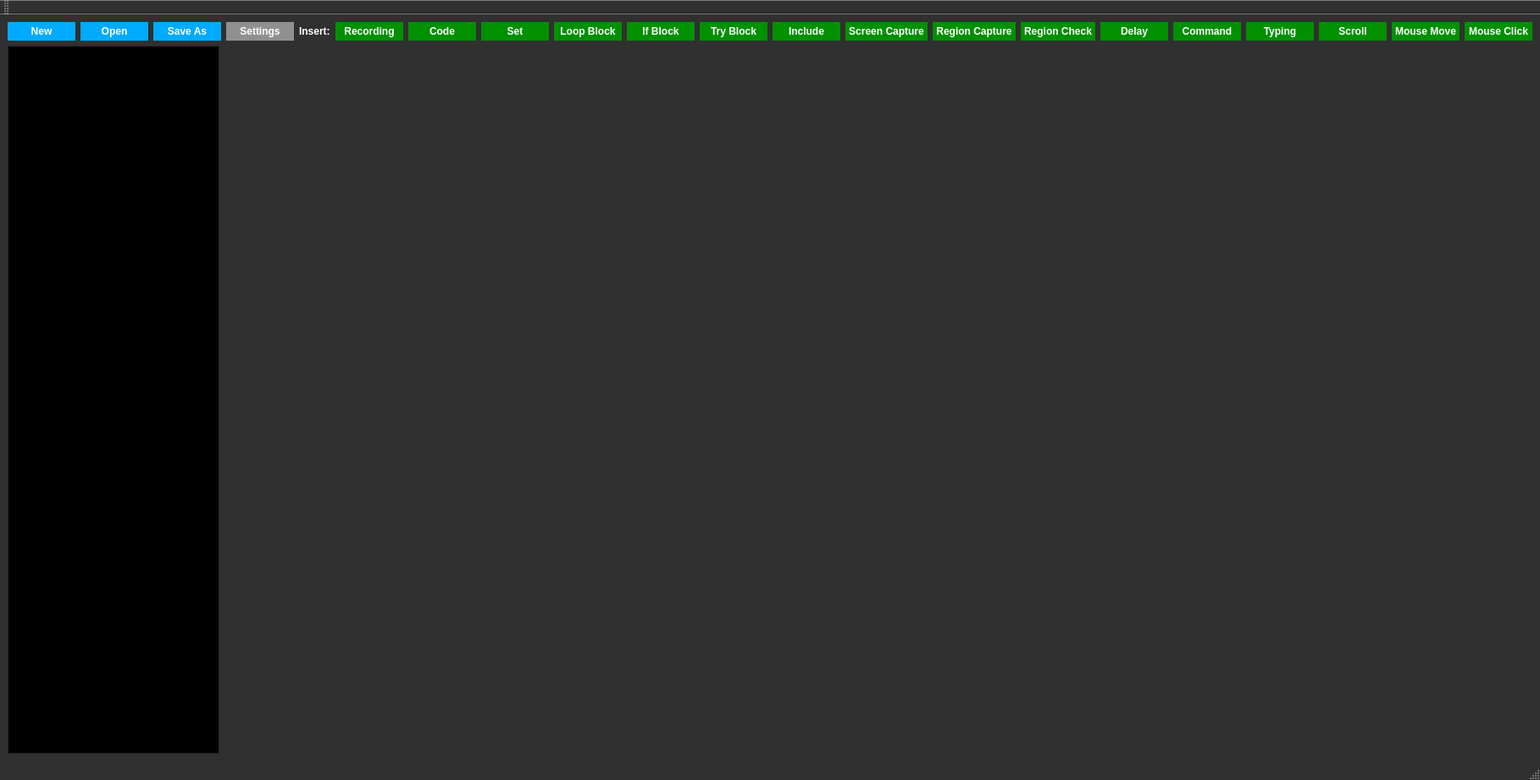
<?xml version="1.0" encoding="UTF-8"?>
<ui version="4.0">
 <class>MainWindow</class>
 <widget class="QMainWindow" name="MainWindow">
  <property name="geometry">
   <rect>
    <x>0</x>
    <y>0</y>
    <width>1797</width>
    <height>921</height>
   </rect>
  </property>
  <property name="palette">
   <palette>
    <active>
     <colorrole role="WindowText">
      <brush brushstyle="SolidPattern">
       <color alpha="255">
        <red>255</red>
        <green>255</green>
        <blue>255</blue>
       </color>
      </brush>
     </colorrole>
     <colorrole role="Button">
      <brush brushstyle="SolidPattern">
       <color alpha="255">
        <red>48</red>
        <green>48</green>
        <blue>48</blue>
       </color>
      </brush>
     </colorrole>
     <colorrole role="Light">
      <brush brushstyle="SolidPattern">
       <color alpha="255">
        <red>72</red>
        <green>72</green>
        <blue>72</blue>
       </color>
      </brush>
     </colorrole>
     <colorrole role="Midlight">
      <brush brushstyle="SolidPattern">
       <color alpha="255">
        <red>60</red>
        <green>60</green>
        <blue>60</blue>
       </color>
      </brush>
     </colorrole>
     <colorrole role="Dark">
      <brush brushstyle="SolidPattern">
       <color alpha="255">
        <red>24</red>
        <green>24</green>
        <blue>24</blue>
       </color>
      </brush>
     </colorrole>
     <colorrole role="Mid">
      <brush brushstyle="SolidPattern">
       <color alpha="255">
        <red>32</red>
        <green>32</green>
        <blue>32</blue>
       </color>
      </brush>
     </colorrole>
     <colorrole role="Text">
      <brush brushstyle="SolidPattern">
       <color alpha="255">
        <red>255</red>
        <green>255</green>
        <blue>255</blue>
       </color>
      </brush>
     </colorrole>
     <colorrole role="ButtonText">
      <brush brushstyle="SolidPattern">
       <color alpha="255">
        <red>255</red>
        <green>255</green>
        <blue>255</blue>
       </color>
      </brush>
     </colorrole>
     <colorrole role="Base">
      <brush brushstyle="SolidPattern">
       <color alpha="255">
        <red>0</red>
        <green>0</green>
        <blue>0</blue>
       </color>
      </brush>
     </colorrole>
     <colorrole role="Window">
      <brush brushstyle="SolidPattern">
       <color alpha="255">
        <red>48</red>
        <green>48</green>
        <blue>48</blue>
       </color>
      </brush>
     </colorrole>
     <colorrole role="Shadow">
      <brush brushstyle="SolidPattern">
       <color alpha="255">
        <red>0</red>
        <green>0</green>
        <blue>0</blue>
       </color>
      </brush>
     </colorrole>
     <colorrole role="Highlight">
      <brush brushstyle="SolidPattern">
       <color alpha="255">
        <red>97</red>
        <green>113</green>
        <blue>180</blue>
       </color>
      </brush>
     </colorrole>
     <colorrole role="Link">
      <brush brushstyle="SolidPattern">
       <color alpha="255">
        <red>97</red>
        <green>113</green>
        <blue>180</blue>
       </color>
      </brush>
     </colorrole>
     <colorrole role="LinkVisited">
      <brush brushstyle="SolidPattern">
       <color alpha="255">
        <red>17</red>
        <green>20</green>
        <blue>78</blue>
       </color>
      </brush>
     </colorrole>
     <colorrole role="AlternateBase">
      <brush brushstyle="SolidPattern">
       <color alpha="255">
        <red>24</red>
        <green>24</green>
        <blue>24</blue>
       </color>
      </brush>
     </colorrole>
     <colorrole role="ToolTipBase">
      <brush brushstyle="SolidPattern">
       <color alpha="255">
        <red>245</red>
        <green>245</green>
        <blue>245</blue>
       </color>
      </brush>
     </colorrole>
    </active>
    <inactive>
     <colorrole role="WindowText">
      <brush brushstyle="SolidPattern">
       <color alpha="255">
        <red>255</red>
        <green>255</green>
        <blue>255</blue>
       </color>
      </brush>
     </colorrole>
     <colorrole role="Button">
      <brush brushstyle="SolidPattern">
       <color alpha="255">
        <red>48</red>
        <green>48</green>
        <blue>48</blue>
       </color>
      </brush>
     </colorrole>
     <colorrole role="Light">
      <brush brushstyle="SolidPattern">
       <color alpha="255">
        <red>72</red>
        <green>72</green>
        <blue>72</blue>
       </color>
      </brush>
     </colorrole>
     <colorrole role="Midlight">
      <brush brushstyle="SolidPattern">
       <color alpha="255">
        <red>60</red>
        <green>60</green>
        <blue>60</blue>
       </color>
      </brush>
     </colorrole>
     <colorrole role="Dark">
      <brush brushstyle="SolidPattern">
       <color alpha="255">
        <red>24</red>
        <green>24</green>
        <blue>24</blue>
       </color>
      </brush>
     </colorrole>
     <colorrole role="Mid">
      <brush brushstyle="SolidPattern">
       <color alpha="255">
        <red>32</red>
        <green>32</green>
        <blue>32</blue>
       </color>
      </brush>
     </colorrole>
     <colorrole role="Text">
      <brush brushstyle="SolidPattern">
       <color alpha="255">
        <red>255</red>
        <green>255</green>
        <blue>255</blue>
       </color>
      </brush>
     </colorrole>
     <colorrole role="ButtonText">
      <brush brushstyle="SolidPattern">
       <color alpha="255">
        <red>255</red>
        <green>255</green>
        <blue>255</blue>
       </color>
      </brush>
     </colorrole>
     <colorrole role="Base">
      <brush brushstyle="SolidPattern">
       <color alpha="255">
        <red>0</red>
        <green>0</green>
        <blue>0</blue>
       </color>
      </brush>
     </colorrole>
     <colorrole role="Window">
      <brush brushstyle="SolidPattern">
       <color alpha="255">
        <red>48</red>
        <green>48</green>
        <blue>48</blue>
       </color>
      </brush>
     </colorrole>
     <colorrole role="Shadow">
      <brush brushstyle="SolidPattern">
       <color alpha="255">
        <red>0</red>
        <green>0</green>
        <blue>0</blue>
       </color>
      </brush>
     </colorrole>
     <colorrole role="Highlight">
      <brush brushstyle="SolidPattern">
       <color alpha="255">
        <red>97</red>
        <green>113</green>
        <blue>180</blue>
       </color>
      </brush>
     </colorrole>
     <colorrole role="Link">
      <brush brushstyle="SolidPattern">
       <color alpha="255">
        <red>97</red>
        <green>113</green>
        <blue>180</blue>
       </color>
      </brush>
     </colorrole>
     <colorrole role="LinkVisited">
      <brush brushstyle="SolidPattern">
       <color alpha="255">
        <red>17</red>
        <green>20</green>
        <blue>78</blue>
       </color>
      </brush>
     </colorrole>
     <colorrole role="AlternateBase">
      <brush brushstyle="SolidPattern">
       <color alpha="255">
        <red>24</red>
        <green>24</green>
        <blue>24</blue>
       </color>
      </brush>
     </colorrole>
     <colorrole role="ToolTipBase">
      <brush brushstyle="SolidPattern">
       <color alpha="255">
        <red>245</red>
        <green>245</green>
        <blue>245</blue>
       </color>
      </brush>
     </colorrole>
    </inactive>
    <disabled>
     <colorrole role="WindowText">
      <brush brushstyle="SolidPattern">
       <color alpha="255">
        <red>24</red>
        <green>24</green>
        <blue>24</blue>
       </color>
      </brush>
     </colorrole>
     <colorrole role="Button">
      <brush brushstyle="SolidPattern">
       <color alpha="255">
        <red>48</red>
        <green>48</green>
        <blue>48</blue>
       </color>
      </brush>
     </colorrole>
     <colorrole role="Light">
      <brush brushstyle="SolidPattern">
       <color alpha="255">
        <red>72</red>
        <green>72</green>
        <blue>72</blue>
       </color>
      </brush>
     </colorrole>
     <colorrole role="Midlight">
      <brush brushstyle="SolidPattern">
       <color alpha="255">
        <red>60</red>
        <green>60</green>
        <blue>60</blue>
       </color>
      </brush>
     </colorrole>
     <colorrole role="Dark">
      <brush brushstyle="SolidPattern">
       <color alpha="255">
        <red>24</red>
        <green>24</green>
        <blue>24</blue>
       </color>
      </brush>
     </colorrole>
     <colorrole role="Mid">
      <brush brushstyle="SolidPattern">
       <color alpha="255">
        <red>32</red>
        <green>32</green>
        <blue>32</blue>
       </color>
      </brush>
     </colorrole>
     <colorrole role="Text">
      <brush brushstyle="SolidPattern">
       <color alpha="255">
        <red>24</red>
        <green>24</green>
        <blue>24</blue>
       </color>
      </brush>
     </colorrole>
     <colorrole role="ButtonText">
      <brush brushstyle="SolidPattern">
       <color alpha="255">
        <red>24</red>
        <green>24</green>
        <blue>24</blue>
       </color>
      </brush>
     </colorrole>
     <colorrole role="Base">
      <brush brushstyle="SolidPattern">
       <color alpha="255">
        <red>48</red>
        <green>48</green>
        <blue>48</blue>
       </color>
      </brush>
     </colorrole>
     <colorrole role="Window">
      <brush brushstyle="SolidPattern">
       <color alpha="255">
        <red>48</red>
        <green>48</green>
        <blue>48</blue>
       </color>
      </brush>
     </colorrole>
     <colorrole role="Shadow">
      <brush brushstyle="SolidPattern">
       <color alpha="255">
        <red>0</red>
        <green>0</green>
        <blue>0</blue>
       </color>
      </brush>
     </colorrole>
     <colorrole role="Link">
      <brush brushstyle="SolidPattern">
       <color alpha="255">
        <red>97</red>
        <green>113</green>
        <blue>180</blue>
       </color>
      </brush>
     </colorrole>
     <colorrole role="LinkVisited">
      <brush brushstyle="SolidPattern">
       <color alpha="255">
        <red>17</red>
        <green>20</green>
        <blue>78</blue>
       </color>
      </brush>
     </colorrole>
     <colorrole role="AlternateBase">
      <brush brushstyle="SolidPattern">
       <color alpha="255">
        <red>24</red>
        <green>24</green>
        <blue>24</blue>
       </color>
      </brush>
     </colorrole>
     <colorrole role="ToolTipBase">
      <brush brushstyle="SolidPattern">
       <color alpha="255">
        <red>245</red>
        <green>245</green>
        <blue>245</blue>
       </color>
      </brush>
     </colorrole>
    </disabled>
   </palette>
  </property>
  <property name="windowTitle">
   <string>Scenario Maker [*]</string>
  </property>
  <widget class="QWidget" name="centralwidget">
   <layout class="QVBoxLayout" name="verticalLayout_2">
    <item>
     <layout class="QHBoxLayout" name="horizontalLayout_2">
      <item>
       <widget class="QPushButton" name="newButton">
        <property name="palette">
         <palette>
          <active>
           <colorrole role="Button">
            <brush brushstyle="SolidPattern">
             <color alpha="255">
              <red>0</red>
              <green>170</green>
              <blue>255</blue>
             </color>
            </brush>
           </colorrole>
           <colorrole role="Text">
            <brush brushstyle="SolidPattern">
             <color alpha="255">
              <red>0</red>
              <green>0</green>
              <blue>0</blue>
             </color>
            </brush>
           </colorrole>
           <colorrole role="ButtonText">
            <brush brushstyle="SolidPattern">
             <color alpha="255">
              <red>255</red>
              <green>255</green>
              <blue>255</blue>
             </color>
            </brush>
           </colorrole>
          </active>
          <inactive>
           <colorrole role="Button">
            <brush brushstyle="SolidPattern">
             <color alpha="255">
              <red>0</red>
              <green>170</green>
              <blue>255</blue>
             </color>
            </brush>
           </colorrole>
           <colorrole role="Text">
            <brush brushstyle="SolidPattern">
             <color alpha="255">
              <red>0</red>
              <green>0</green>
              <blue>0</blue>
             </color>
            </brush>
           </colorrole>
           <colorrole role="ButtonText">
            <brush brushstyle="SolidPattern">
             <color alpha="255">
              <red>255</red>
              <green>255</green>
              <blue>255</blue>
             </color>
            </brush>
           </colorrole>
          </inactive>
          <disabled>
           <colorrole role="Button">
            <brush brushstyle="SolidPattern">
             <color alpha="255">
              <red>0</red>
              <green>170</green>
              <blue>255</blue>
             </color>
            </brush>
           </colorrole>
          </disabled>
         </palette>
        </property>
        <property name="font">
         <font>
          <bold>true</bold>
         </font>
        </property>
        <property name="autoFillBackground">
         <bool>true</bool>
        </property>
        <property name="text">
         <string>New</string>
        </property>
        <property name="flat">
         <bool>true</bool>
        </property>
       </widget>
      </item>
      <item>
       <widget class="QPushButton" name="openButton">
        <property name="palette">
         <palette>
          <active>
           <colorrole role="Button">
            <brush brushstyle="SolidPattern">
             <color alpha="255">
              <red>0</red>
              <green>170</green>
              <blue>255</blue>
             </color>
            </brush>
           </colorrole>
          </active>
          <inactive>
           <colorrole role="Button">
            <brush brushstyle="SolidPattern">
             <color alpha="255">
              <red>0</red>
              <green>170</green>
              <blue>255</blue>
             </color>
            </brush>
           </colorrole>
          </inactive>
          <disabled>
           <colorrole role="Button">
            <brush brushstyle="SolidPattern">
             <color alpha="255">
              <red>0</red>
              <green>170</green>
              <blue>255</blue>
             </color>
            </brush>
           </colorrole>
          </disabled>
         </palette>
        </property>
        <property name="font">
         <font>
          <bold>true</bold>
         </font>
        </property>
        <property name="autoFillBackground">
         <bool>true</bool>
        </property>
        <property name="text">
         <string>Open</string>
        </property>
        <property name="flat">
         <bool>true</bool>
        </property>
       </widget>
      </item>
      <item>
       <widget class="QPushButton" name="saveButton">
        <property name="palette">
         <palette>
          <active>
           <colorrole role="Button">
            <brush brushstyle="SolidPattern">
             <color alpha="255">
              <red>0</red>
              <green>170</green>
              <blue>255</blue>
             </color>
            </brush>
           </colorrole>
          </active>
          <inactive>
           <colorrole role="Button">
            <brush brushstyle="SolidPattern">
             <color alpha="255">
              <red>0</red>
              <green>170</green>
              <blue>255</blue>
             </color>
            </brush>
           </colorrole>
          </inactive>
          <disabled>
           <colorrole role="Button">
            <brush brushstyle="SolidPattern">
             <color alpha="255">
              <red>0</red>
              <green>170</green>
              <blue>255</blue>
             </color>
            </brush>
           </colorrole>
          </disabled>
         </palette>
        </property>
        <property name="font">
         <font>
          <bold>true</bold>
         </font>
        </property>
        <property name="autoFillBackground">
         <bool>true</bool>
        </property>
        <property name="text">
         <string>Save As</string>
        </property>
        <property name="flat">
         <bool>true</bool>
        </property>
       </widget>
      </item>
      <item>
       <widget class="QPushButton" name="settingsButton">
        <property name="palette">
         <palette>
          <active>
           <colorrole role="Button">
            <brush brushstyle="SolidPattern">
             <color alpha="255">
              <red>144</red>
              <green>144</green>
              <blue>144</blue>
             </color>
            </brush>
           </colorrole>
          </active>
          <inactive>
           <colorrole role="Button">
            <brush brushstyle="SolidPattern">
             <color alpha="255">
              <red>144</red>
              <green>144</green>
              <blue>144</blue>
             </color>
            </brush>
           </colorrole>
          </inactive>
          <disabled>
           <colorrole role="Button">
            <brush brushstyle="SolidPattern">
             <color alpha="255">
              <red>144</red>
              <green>144</green>
              <blue>144</blue>
             </color>
            </brush>
           </colorrole>
          </disabled>
         </palette>
        </property>
        <property name="font">
         <font>
          <bold>true</bold>
         </font>
        </property>
        <property name="autoFillBackground">
         <bool>true</bool>
        </property>
        <property name="text">
         <string>Settings</string>
        </property>
        <property name="flat">
         <bool>true</bool>
        </property>
       </widget>
      </item>
      <item>
       <spacer name="horizontalSpacer_2">
        <property name="orientation">
         <enum>Qt::Horizontal</enum>
        </property>
        <property name="sizeHint" stdset="0">
         <size>
          <width>40</width>
          <height>20</height>
         </size>
        </property>
       </spacer>
      </item>
      <item>
       <widget class="QLabel" name="label">
        <property name="font">
         <font>
          <bold>true</bold>
         </font>
        </property>
        <property name="text">
         <string>Insert:</string>
        </property>
       </widget>
      </item>
      <item>
       <widget class="QPushButton" name="recordButton">
        <property name="palette">
         <palette>
          <active>
           <colorrole role="Button">
            <brush brushstyle="SolidPattern">
             <color alpha="255">
              <red>0</red>
              <green>144</green>
              <blue>0</blue>
             </color>
            </brush>
           </colorrole>
          </active>
          <inactive>
           <colorrole role="Button">
            <brush brushstyle="SolidPattern">
             <color alpha="255">
              <red>0</red>
              <green>144</green>
              <blue>0</blue>
             </color>
            </brush>
           </colorrole>
          </inactive>
          <disabled>
           <colorrole role="Button">
            <brush brushstyle="SolidPattern">
             <color alpha="255">
              <red>0</red>
              <green>144</green>
              <blue>0</blue>
             </color>
            </brush>
           </colorrole>
          </disabled>
         </palette>
        </property>
        <property name="font">
         <font>
          <bold>true</bold>
         </font>
        </property>
        <property name="autoFillBackground">
         <bool>true</bool>
        </property>
        <property name="text">
         <string>Recording</string>
        </property>
        <property name="flat">
         <bool>true</bool>
        </property>
       </widget>
      </item>
      <item>
       <widget class="QPushButton" name="codeButton">
        <property name="palette">
         <palette>
          <active>
           <colorrole role="Button">
            <brush brushstyle="SolidPattern">
             <color alpha="255">
              <red>0</red>
              <green>144</green>
              <blue>0</blue>
             </color>
            </brush>
           </colorrole>
          </active>
          <inactive>
           <colorrole role="Button">
            <brush brushstyle="SolidPattern">
             <color alpha="255">
              <red>0</red>
              <green>144</green>
              <blue>0</blue>
             </color>
            </brush>
           </colorrole>
          </inactive>
          <disabled>
           <colorrole role="Button">
            <brush brushstyle="SolidPattern">
             <color alpha="255">
              <red>0</red>
              <green>144</green>
              <blue>0</blue>
             </color>
            </brush>
           </colorrole>
          </disabled>
         </palette>
        </property>
        <property name="font">
         <font>
          <bold>true</bold>
         </font>
        </property>
        <property name="autoFillBackground">
         <bool>true</bool>
        </property>
        <property name="text">
         <string>Code</string>
        </property>
        <property name="flat">
         <bool>true</bool>
        </property>
       </widget>
      </item>
      <item>
       <widget class="QPushButton" name="setButton">
        <property name="palette">
         <palette>
          <active>
           <colorrole role="Button">
            <brush brushstyle="SolidPattern">
             <color alpha="255">
              <red>0</red>
              <green>144</green>
              <blue>0</blue>
             </color>
            </brush>
           </colorrole>
          </active>
          <inactive>
           <colorrole role="Button">
            <brush brushstyle="SolidPattern">
             <color alpha="255">
              <red>0</red>
              <green>144</green>
              <blue>0</blue>
             </color>
            </brush>
           </colorrole>
          </inactive>
          <disabled>
           <colorrole role="Button">
            <brush brushstyle="SolidPattern">
             <color alpha="255">
              <red>0</red>
              <green>144</green>
              <blue>0</blue>
             </color>
            </brush>
           </colorrole>
          </disabled>
         </palette>
        </property>
        <property name="font">
         <font>
          <bold>true</bold>
         </font>
        </property>
        <property name="autoFillBackground">
         <bool>true</bool>
        </property>
        <property name="text">
         <string>Set</string>
        </property>
        <property name="flat">
         <bool>true</bool>
        </property>
       </widget>
      </item>
      <item>
       <widget class="QPushButton" name="loopBlockButton">
        <property name="palette">
         <palette>
          <active>
           <colorrole role="Button">
            <brush brushstyle="SolidPattern">
             <color alpha="255">
              <red>0</red>
              <green>144</green>
              <blue>0</blue>
             </color>
            </brush>
           </colorrole>
          </active>
          <inactive>
           <colorrole role="Button">
            <brush brushstyle="SolidPattern">
             <color alpha="255">
              <red>0</red>
              <green>144</green>
              <blue>0</blue>
             </color>
            </brush>
           </colorrole>
          </inactive>
          <disabled>
           <colorrole role="Button">
            <brush brushstyle="SolidPattern">
             <color alpha="255">
              <red>0</red>
              <green>144</green>
              <blue>0</blue>
             </color>
            </brush>
           </colorrole>
          </disabled>
         </palette>
        </property>
        <property name="font">
         <font>
          <bold>true</bold>
         </font>
        </property>
        <property name="autoFillBackground">
         <bool>true</bool>
        </property>
        <property name="text">
         <string>Loop Block</string>
        </property>
        <property name="flat">
         <bool>true</bool>
        </property>
       </widget>
      </item>
      <item>
       <widget class="QPushButton" name="ifBlockButton">
        <property name="palette">
         <palette>
          <active>
           <colorrole role="Button">
            <brush brushstyle="SolidPattern">
             <color alpha="255">
              <red>0</red>
              <green>144</green>
              <blue>0</blue>
             </color>
            </brush>
           </colorrole>
          </active>
          <inactive>
           <colorrole role="Button">
            <brush brushstyle="SolidPattern">
             <color alpha="255">
              <red>0</red>
              <green>144</green>
              <blue>0</blue>
             </color>
            </brush>
           </colorrole>
          </inactive>
          <disabled>
           <colorrole role="Button">
            <brush brushstyle="SolidPattern">
             <color alpha="255">
              <red>0</red>
              <green>144</green>
              <blue>0</blue>
             </color>
            </brush>
           </colorrole>
          </disabled>
         </palette>
        </property>
        <property name="font">
         <font>
          <bold>true</bold>
         </font>
        </property>
        <property name="autoFillBackground">
         <bool>true</bool>
        </property>
        <property name="text">
         <string>If Block</string>
        </property>
        <property name="flat">
         <bool>true</bool>
        </property>
       </widget>
      </item>
      <item>
       <widget class="QPushButton" name="tryBlockButton">
        <property name="palette">
         <palette>
          <active>
           <colorrole role="Button">
            <brush brushstyle="SolidPattern">
             <color alpha="255">
              <red>0</red>
              <green>144</green>
              <blue>0</blue>
             </color>
            </brush>
           </colorrole>
          </active>
          <inactive>
           <colorrole role="Button">
            <brush brushstyle="SolidPattern">
             <color alpha="255">
              <red>0</red>
              <green>144</green>
              <blue>0</blue>
             </color>
            </brush>
           </colorrole>
          </inactive>
          <disabled>
           <colorrole role="Button">
            <brush brushstyle="SolidPattern">
             <color alpha="255">
              <red>0</red>
              <green>144</green>
              <blue>0</blue>
             </color>
            </brush>
           </colorrole>
          </disabled>
         </palette>
        </property>
        <property name="font">
         <font>
          <bold>true</bold>
         </font>
        </property>
        <property name="autoFillBackground">
         <bool>true</bool>
        </property>
        <property name="text">
         <string>Try Block</string>
        </property>
        <property name="flat">
         <bool>true</bool>
        </property>
       </widget>
      </item>
      <item>
       <widget class="QPushButton" name="includeButton">
        <property name="palette">
         <palette>
          <active>
           <colorrole role="Button">
            <brush brushstyle="SolidPattern">
             <color alpha="255">
              <red>0</red>
              <green>144</green>
              <blue>0</blue>
             </color>
            </brush>
           </colorrole>
          </active>
          <inactive>
           <colorrole role="Button">
            <brush brushstyle="SolidPattern">
             <color alpha="255">
              <red>0</red>
              <green>144</green>
              <blue>0</blue>
             </color>
            </brush>
           </colorrole>
          </inactive>
          <disabled>
           <colorrole role="Button">
            <brush brushstyle="SolidPattern">
             <color alpha="255">
              <red>0</red>
              <green>144</green>
              <blue>0</blue>
             </color>
            </brush>
           </colorrole>
          </disabled>
         </palette>
        </property>
        <property name="font">
         <font>
          <bold>true</bold>
         </font>
        </property>
        <property name="autoFillBackground">
         <bool>true</bool>
        </property>
        <property name="text">
         <string>Include</string>
        </property>
        <property name="flat">
         <bool>true</bool>
        </property>
       </widget>
      </item>
      <item>
       <widget class="QPushButton" name="screenCapButton">
        <property name="palette">
         <palette>
          <active>
           <colorrole role="Button">
            <brush brushstyle="SolidPattern">
             <color alpha="255">
              <red>0</red>
              <green>144</green>
              <blue>0</blue>
             </color>
            </brush>
           </colorrole>
          </active>
          <inactive>
           <colorrole role="Button">
            <brush brushstyle="SolidPattern">
             <color alpha="255">
              <red>0</red>
              <green>144</green>
              <blue>0</blue>
             </color>
            </brush>
           </colorrole>
          </inactive>
          <disabled>
           <colorrole role="Button">
            <brush brushstyle="SolidPattern">
             <color alpha="255">
              <red>0</red>
              <green>144</green>
              <blue>0</blue>
             </color>
            </brush>
           </colorrole>
          </disabled>
         </palette>
        </property>
        <property name="font">
         <font>
          <bold>true</bold>
         </font>
        </property>
        <property name="autoFillBackground">
         <bool>true</bool>
        </property>
        <property name="text">
         <string>Screen Capture</string>
        </property>
        <property name="flat">
         <bool>true</bool>
        </property>
       </widget>
      </item>
      <item>
       <widget class="QPushButton" name="regionCapButton">
        <property name="palette">
         <palette>
          <active>
           <colorrole role="Button">
            <brush brushstyle="SolidPattern">
             <color alpha="255">
              <red>0</red>
              <green>144</green>
              <blue>0</blue>
             </color>
            </brush>
           </colorrole>
          </active>
          <inactive>
           <colorrole role="Button">
            <brush brushstyle="SolidPattern">
             <color alpha="255">
              <red>0</red>
              <green>144</green>
              <blue>0</blue>
             </color>
            </brush>
           </colorrole>
          </inactive>
          <disabled>
           <colorrole role="Button">
            <brush brushstyle="SolidPattern">
             <color alpha="255">
              <red>0</red>
              <green>144</green>
              <blue>0</blue>
             </color>
            </brush>
           </colorrole>
          </disabled>
         </palette>
        </property>
        <property name="font">
         <font>
          <bold>true</bold>
         </font>
        </property>
        <property name="autoFillBackground">
         <bool>true</bool>
        </property>
        <property name="text">
         <string>Region Capture</string>
        </property>
        <property name="flat">
         <bool>true</bool>
        </property>
       </widget>
      </item>
      <item>
       <widget class="QPushButton" name="regionCheckButton">
        <property name="palette">
         <palette>
          <active>
           <colorrole role="Button">
            <brush brushstyle="SolidPattern">
             <color alpha="255">
              <red>0</red>
              <green>144</green>
              <blue>0</blue>
             </color>
            </brush>
           </colorrole>
          </active>
          <inactive>
           <colorrole role="Button">
            <brush brushstyle="SolidPattern">
             <color alpha="255">
              <red>0</red>
              <green>144</green>
              <blue>0</blue>
             </color>
            </brush>
           </colorrole>
          </inactive>
          <disabled>
           <colorrole role="Button">
            <brush brushstyle="SolidPattern">
             <color alpha="255">
              <red>0</red>
              <green>144</green>
              <blue>0</blue>
             </color>
            </brush>
           </colorrole>
          </disabled>
         </palette>
        </property>
        <property name="font">
         <font>
          <bold>true</bold>
         </font>
        </property>
        <property name="autoFillBackground">
         <bool>true</bool>
        </property>
        <property name="text">
         <string>Region Check</string>
        </property>
        <property name="flat">
         <bool>true</bool>
        </property>
       </widget>
      </item>
      <item>
       <widget class="QPushButton" name="delayButton">
        <property name="palette">
         <palette>
          <active>
           <colorrole role="Button">
            <brush brushstyle="SolidPattern">
             <color alpha="255">
              <red>0</red>
              <green>144</green>
              <blue>0</blue>
             </color>
            </brush>
           </colorrole>
          </active>
          <inactive>
           <colorrole role="Button">
            <brush brushstyle="SolidPattern">
             <color alpha="255">
              <red>0</red>
              <green>144</green>
              <blue>0</blue>
             </color>
            </brush>
           </colorrole>
          </inactive>
          <disabled>
           <colorrole role="Button">
            <brush brushstyle="SolidPattern">
             <color alpha="255">
              <red>0</red>
              <green>144</green>
              <blue>0</blue>
             </color>
            </brush>
           </colorrole>
          </disabled>
         </palette>
        </property>
        <property name="font">
         <font>
          <bold>true</bold>
         </font>
        </property>
        <property name="autoFillBackground">
         <bool>true</bool>
        </property>
        <property name="text">
         <string>Delay</string>
        </property>
        <property name="flat">
         <bool>true</bool>
        </property>
       </widget>
      </item>
      <item>
       <widget class="QPushButton" name="commandButton">
        <property name="palette">
         <palette>
          <active>
           <colorrole role="Button">
            <brush brushstyle="SolidPattern">
             <color alpha="255">
              <red>0</red>
              <green>144</green>
              <blue>0</blue>
             </color>
            </brush>
           </colorrole>
          </active>
          <inactive>
           <colorrole role="Button">
            <brush brushstyle="SolidPattern">
             <color alpha="255">
              <red>0</red>
              <green>144</green>
              <blue>0</blue>
             </color>
            </brush>
           </colorrole>
          </inactive>
          <disabled>
           <colorrole role="Button">
            <brush brushstyle="SolidPattern">
             <color alpha="255">
              <red>0</red>
              <green>144</green>
              <blue>0</blue>
             </color>
            </brush>
           </colorrole>
          </disabled>
         </palette>
        </property>
        <property name="font">
         <font>
          <bold>true</bold>
         </font>
        </property>
        <property name="autoFillBackground">
         <bool>true</bool>
        </property>
        <property name="text">
         <string>Command</string>
        </property>
        <property name="flat">
         <bool>true</bool>
        </property>
       </widget>
      </item>
      <item>
       <widget class="QPushButton" name="typingButton">
        <property name="palette">
         <palette>
          <active>
           <colorrole role="Button">
            <brush brushstyle="SolidPattern">
             <color alpha="255">
              <red>0</red>
              <green>144</green>
              <blue>0</blue>
             </color>
            </brush>
           </colorrole>
          </active>
          <inactive>
           <colorrole role="Button">
            <brush brushstyle="SolidPattern">
             <color alpha="255">
              <red>0</red>
              <green>144</green>
              <blue>0</blue>
             </color>
            </brush>
           </colorrole>
          </inactive>
          <disabled>
           <colorrole role="Button">
            <brush brushstyle="SolidPattern">
             <color alpha="255">
              <red>0</red>
              <green>144</green>
              <blue>0</blue>
             </color>
            </brush>
           </colorrole>
          </disabled>
         </palette>
        </property>
        <property name="font">
         <font>
          <bold>true</bold>
         </font>
        </property>
        <property name="autoFillBackground">
         <bool>true</bool>
        </property>
        <property name="text">
         <string>Typing</string>
        </property>
        <property name="flat">
         <bool>true</bool>
        </property>
       </widget>
      </item>
      <item>
       <widget class="QPushButton" name="scrollButton">
        <property name="palette">
         <palette>
          <active>
           <colorrole role="Button">
            <brush brushstyle="SolidPattern">
             <color alpha="255">
              <red>0</red>
              <green>144</green>
              <blue>0</blue>
             </color>
            </brush>
           </colorrole>
          </active>
          <inactive>
           <colorrole role="Button">
            <brush brushstyle="SolidPattern">
             <color alpha="255">
              <red>0</red>
              <green>144</green>
              <blue>0</blue>
             </color>
            </brush>
           </colorrole>
          </inactive>
          <disabled>
           <colorrole role="Button">
            <brush brushstyle="SolidPattern">
             <color alpha="255">
              <red>0</red>
              <green>144</green>
              <blue>0</blue>
             </color>
            </brush>
           </colorrole>
          </disabled>
         </palette>
        </property>
        <property name="font">
         <font>
          <bold>true</bold>
         </font>
        </property>
        <property name="autoFillBackground">
         <bool>true</bool>
        </property>
        <property name="text">
         <string>Scroll</string>
        </property>
        <property name="flat">
         <bool>true</bool>
        </property>
       </widget>
      </item>
      <item>
       <widget class="QPushButton" name="mouseMoveButton">
        <property name="palette">
         <palette>
          <active>
           <colorrole role="Button">
            <brush brushstyle="SolidPattern">
             <color alpha="255">
              <red>0</red>
              <green>144</green>
              <blue>0</blue>
             </color>
            </brush>
           </colorrole>
          </active>
          <inactive>
           <colorrole role="Button">
            <brush brushstyle="SolidPattern">
             <color alpha="255">
              <red>0</red>
              <green>144</green>
              <blue>0</blue>
             </color>
            </brush>
           </colorrole>
          </inactive>
          <disabled>
           <colorrole role="Button">
            <brush brushstyle="SolidPattern">
             <color alpha="255">
              <red>0</red>
              <green>144</green>
              <blue>0</blue>
             </color>
            </brush>
           </colorrole>
          </disabled>
         </palette>
        </property>
        <property name="font">
         <font>
          <bold>true</bold>
         </font>
        </property>
        <property name="autoFillBackground">
         <bool>true</bool>
        </property>
        <property name="text">
         <string>Mouse Move</string>
        </property>
        <property name="flat">
         <bool>true</bool>
        </property>
       </widget>
      </item>
      <item>
       <widget class="QPushButton" name="mouseClickButton">
        <property name="palette">
         <palette>
          <active>
           <colorrole role="Button">
            <brush brushstyle="SolidPattern">
             <color alpha="255">
              <red>0</red>
              <green>144</green>
              <blue>0</blue>
             </color>
            </brush>
           </colorrole>
          </active>
          <inactive>
           <colorrole role="Button">
            <brush brushstyle="SolidPattern">
             <color alpha="255">
              <red>0</red>
              <green>144</green>
              <blue>0</blue>
             </color>
            </brush>
           </colorrole>
          </inactive>
          <disabled>
           <colorrole role="Button">
            <brush brushstyle="SolidPattern">
             <color alpha="255">
              <red>0</red>
              <green>144</green>
              <blue>0</blue>
             </color>
            </brush>
           </colorrole>
          </disabled>
         </palette>
        </property>
        <property name="font">
         <font>
          <bold>true</bold>
         </font>
        </property>
        <property name="autoFillBackground">
         <bool>true</bool>
        </property>
        <property name="text">
         <string>Mouse Click</string>
        </property>
        <property name="flat">
         <bool>true</bool>
        </property>
       </widget>
      </item>
     </layout>
    </item>
    <item>
     <layout class="QHBoxLayout" name="horizontalLayout">
      <property name="bottomMargin">
       <number>0</number>
      </property>
      <item>
       <widget class="QTreeView" name="actionTreeView">
        <property name="maximumSize">
         <size>
          <width>250</width>
          <height>16777215</height>
         </size>
        </property>
        <property name="rootIsDecorated">
         <bool>false</bool>
        </property>
        <property name="itemsExpandable">
         <bool>false</bool>
        </property>
        <property name="headerHidden">
         <bool>true</bool>
        </property>
        <property name="expandsOnDoubleClick">
         <bool>false</bool>
        </property>
       </widget>
      </item>
      <item>
       <layout class="QVBoxLayout" name="verticalLayout">
        <property name="leftMargin">
         <number>0</number>
        </property>
        <property name="bottomMargin">
         <number>5</number>
        </property>
        <item>
         <widget class="ImageLabel" name="imageWidget" native="true">
          <property name="mouseTracking">
           <bool>true</bool>
          </property>
         </widget>
        </item>
       </layout>
      </item>
     </layout>
    </item>
   </layout>
  </widget>
  <widget class="QStatusBar" name="statusBar"/>
  <widget class="QToolBar" name="toolBar">
   <property name="windowTitle">
    <string>toolBar</string>
   </property>
   <attribute name="toolBarArea">
    <enum>TopToolBarArea</enum>
   </attribute>
   <attribute name="toolBarBreak">
    <bool>false</bool>
   </attribute>
  </widget>
  <action name="actionNew">
   <property name="text">
    <string>New</string>
   </property>
  </action>
  <action name="actionNew_2">
   <property name="text">
    <string>New</string>
   </property>
  </action>
  <action name="actionOpen">
   <property name="text">
    <string>Open</string>
   </property>
  </action>
  <action name="actionSave">
   <property name="text">
    <string>Save</string>
   </property>
  </action>
  <action name="actionSave_As">
   <property name="text">
    <string>Save As</string>
   </property>
  </action>
 </widget>
 <customwidgets>
  <customwidget>
   <class>ImageLabel</class>
   <extends>QWidget</extends>
   <header>image_label</header>
   <container>1</container>
  </customwidget>
 </customwidgets>
 <resources/>
 <connections/>
</ui>
